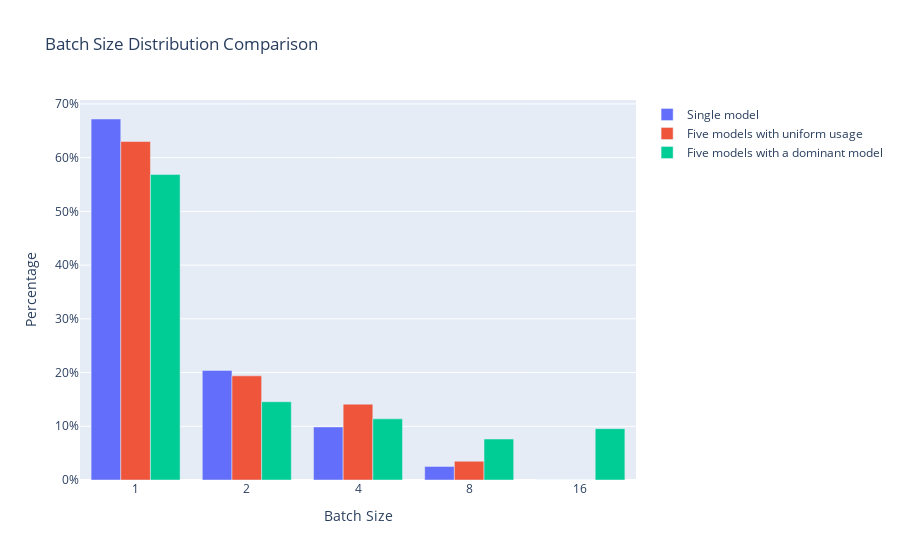

Notebook code for this chart:
### Code cell
qps = 25
datasets = {
    "Single model": f'../data/bundle_tests/5_node_samsung/1_ckpts-5000_reqs-{qps}_qps_exponential/grafana-1_ckpts-5000_reqs-{qps}_qps_exponential.csv',
    "Five models with uniform usage": f'../data/bundle_tests/5_node_samsung/5_ckpts-equally_spread-5000_reqs-{qps}_qps_exponential/grafana-5_ckpts-equally_spread-5000_reqs-{qps}_qps_exponential.csv',
    "Five models with a dominant model": f'../data/bundle_tests/5_node_samsung/5_ckpts-dominant_spread-5000_reqs-total_{qps}_qps_exponential/grafana-5_ckpts-dominant_spread-5000_reqs-total_{qps}_qps_exponential.csv'
}
comparative_bar_plots(datasets)

kit_datasets = {
    "Single model": f'../data/bundle_tests/5_node_samsung/1_ckpts-5000_reqs-{qps}_qps_exponential',
    "Five models with uniform usage": f'../data/bundle_tests/5_node_samsung/5_ckpts-equally_spread-5000_reqs-{qps}_qps_exponential',
    "Five models with a dominant model": f'../data/bundle_tests/5_node_samsung/5_ckpts-dominant_spread-5000_reqs-total_{qps}_qps_exponential',
}
comparative_dist_plots(kit_datasets)

summary_df = get_tok_s_summary(kit_datasets)
plot_bar_line_comparison(summary_df)

### Figure 1 — Plotly figure (JSON) as saved in the notebook; plotly's stock layout.template omitted (floating-point values rounded to 4 significant figures)
{"data": [{"name": "Single model", "type": "bar", "x": ["1", "2", "4", "8", "16"], "y": [0.672, 0.204, 0.0988, 0.0252, 0]}, {"name": "Five models with uniform usage", "type": "bar", "x": ["1", "2", "4", "8", "16"], "y": [0.63, 0.1939, 0.1412, 0.0349, 0]}, {"name": "Five models with a dominant model", "type": "bar", "x": ["1", "2", "4", "8", "16"], "y": [0.5686, 0.1457, 0.1138, 0.0762, 0.0956]}], "layout": {"barmode": "group", "title": {"text": "Batch Size Distribution Comparison"}, "xaxis": {"title": {"text": "Batch Size"}, "type": "category"}, "yaxis": {"tickformat": ".0%", "title": {"text": "Percentage"}}}}
